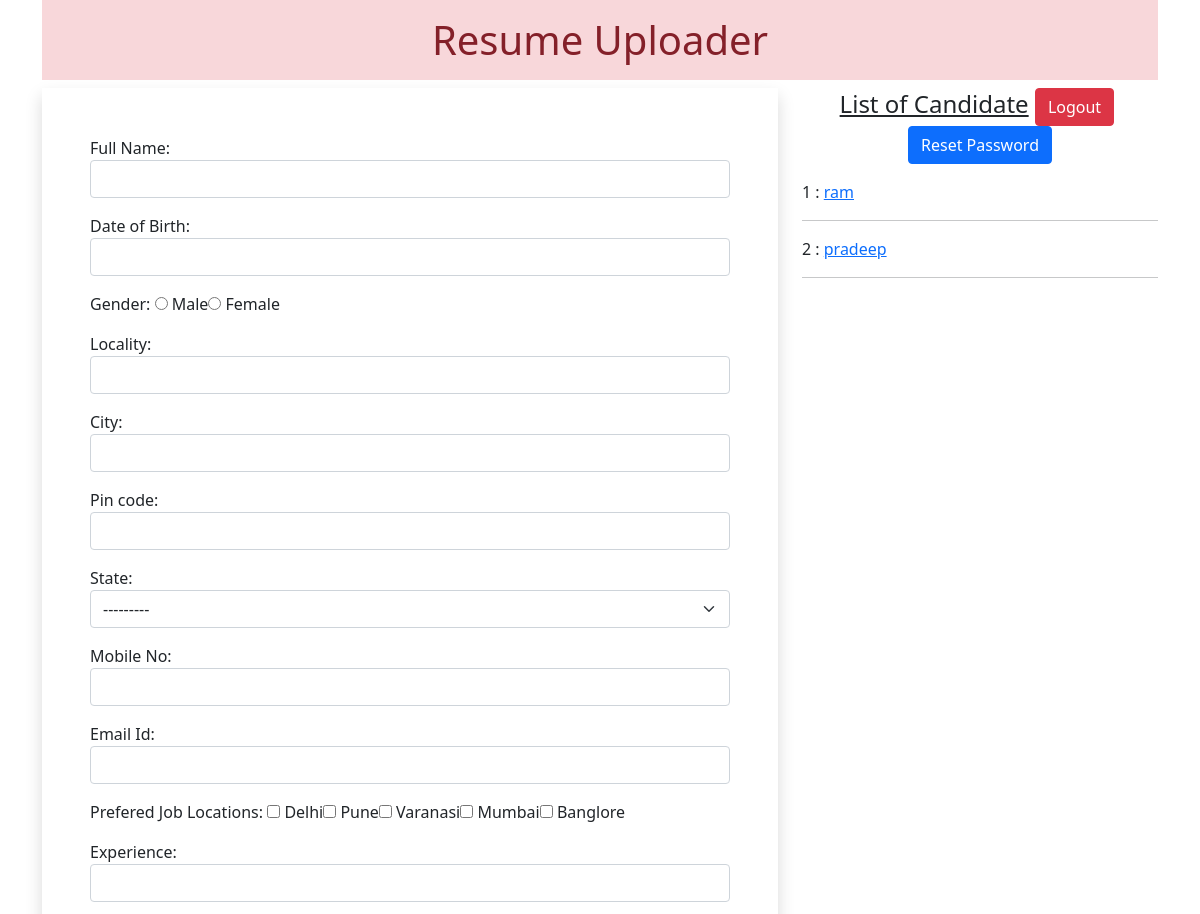
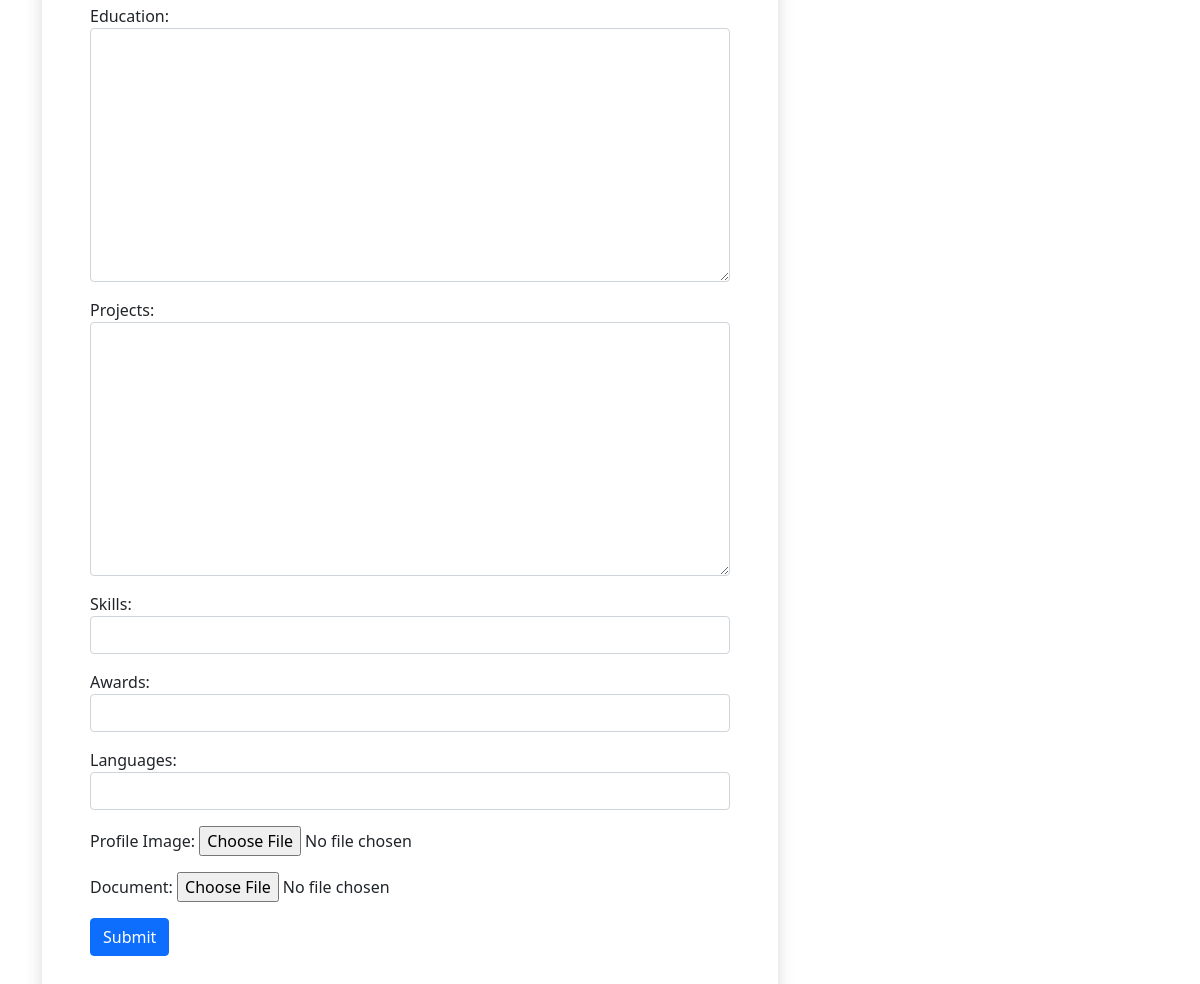
The app's page /home/ (signed in) with its own data (2 pictures, top to bottom).
### myapp/models.py (models this page shows)
class Resume(models.Model):
    name=models.CharField(max_length=100)
    dob=models.DateField(auto_now=False,auto_now_add=False)
    gender=models.CharField(max_length=50)
    locality=models.CharField(max_length=100)
    city=models.CharField(max_length=100)
    pin=models.PositiveIntegerField()
    state=models.CharField(choices=STATE_CHOICE,max_length=100)
    mobile=models.PositiveIntegerField()
    email=models.EmailField()
    job_city=models.CharField(max_length=100)
    profile_image=models.ImageField(upload_to='profileimg',blank=True)
    my_file=models.FileField(upload_to='dock',blank=True)
    experience = models.TextField(blank=True, default='')
    education = models.TextField()
    projects = models.TextField(blank=True, default='')
    skills = models.TextField()
    awards = models.TextField(blank=True, default='')
    languages = models.CharField(max_length=100)

### myapp/views.py (the view, shortened to what this page needs)
# urls.py: path('home/', views.HomeView.as_view(), name='home'),
@method_decorator(login_required(login_url='login'), name='dispatch')
class HomeView(View):
    def get(self, request):
        form = ResumeForm()
        candidates=Resume.objects.all()
        return render(request, 'myapp/home.html', {'form': form,'candidates':candidates})

### myapp/templates/myapp/home.html (shortened to what this page needs)
<!DOCTYPE html>
{% load static %}
<html lang="en">
<head>
 <link href="https://cdn.jsdelivr.net/npm/bootstrap@5.0.0-beta2/dist/css/bootstrap.min.css" rel="stylesheet">
 <link rel="stylesheet" href="//code.jquery.com/ui/1.12.1/themes/base/jquery-ui.css">
 <link rel="stylesheet" href="{% static 'myapp/css/style.css' %}">
</head>
<body>
 <div class="container mb-5">
  <h1 class="alert-danger text-center p-3">Resume Uploader</h1>
  <div class="row">
   <div class="col-sm-8">
    <form action="" method="post" enctype="multipart/form-data" class="shadow p-5">
     {% for fm in form %}
       <div class="form-group mb-3">
       {{fm.label_tag}} {{fm}} <small class="text-danger">{{fm.errors|striptags}}</small>
       </div>
     {% endfor %}
     <input type="submit" value="Submit" class="btn btn-primary">
    </form>
   </div>
   <div class="col-sm-4">
    <h4 class="text-center mb-3"><u>List of Candidate</u>&nbsp;<a href="{% url 'logout' %}" class="btn btn-danger">Logout</a>&nbsp;<a href="{% url 'reset_password' %}" class="btn btn-primary">Reset Password</a></h4>
    {% for candidate in candidates %}
     {{candidate.id}} : <a href="{% url 'candidate' candidate.id %}">{{candidate.name}}</a>
     <hr>
    {% endfor %}
   </div>
  </div>
 </div>
</body>
</html>

### myapp/static/myapp/css/style.css (style rules this page uses)
#id_gender, #id_job_city { list-style-type: none; display: inline-flex; }

### records on screen
Resume: id "1", name "ram"
Resume: id "2", name "pradeep"

### other values on screen
{{ fm.label_tag }} "Full Name:" "Date of Birth:" "Gender:" "Locality:" "City:" "Pin code:" "State:" "Mobile No:" "Email Id:" "Prefered Job Locations:" "Experience:" "Education:" "Projects:" "Skills:" "Awards:" "Languages:" "Profile Image:" "Document:"
